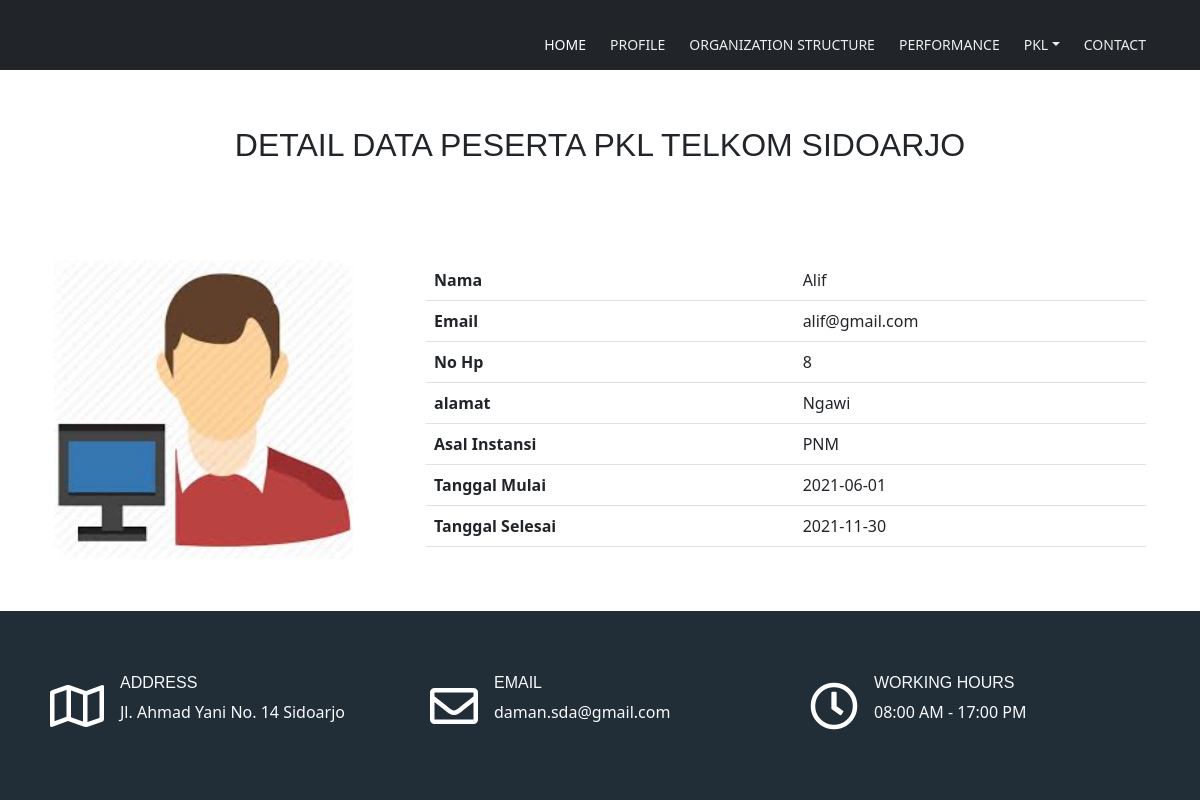
Page /Peserta_pkl/detail/1 on the committed database.
### tables this page shows
CREATE TABLE `tb_peserta` (
  `id_peserta` int(11) NOT NULL,
  `nama` varchar(100) NOT NULL,
  `email` varchar(100) NOT NULL,
  `no_hp` varchar(25) NOT NULL,
  `alamat` varchar(255) NOT NULL,
  `asal_instansi` varchar(255) NOT NULL,
  `tgl_mulai` date NOT NULL,
  `tgl_selesai` date NOT NULL,
  `foto` varchar(255) NOT NULL,
  `status` varchar(15) NOT NULL
);

### application/controllers/Peserta_pkl.php (called while the page is built, shortened)
<?php
class Peserta_pkl extends CI_Controller{
	public function Detail($id_peserta)
	{
		$data['datapkl'] = $this->Model_data->detail_data($id_peserta);
		$this->load->view('templates/header');
		$this->load->view('templates/navbar');
		$this->load->view('DetailPeserta', $data);
		$this->load->view('templates/footer');
	}
}
?>

### index.php (called while the page is built, shortened)
<?php
require_once BASEPATH.'core/CodeIgniter.php';

### application/models/Model_data.php (called while the page is built, shortened)
<?php
class Model_data extends CI_Model{
	public function detail_data($id_peserta)
	{
		$result = $this->db->where('id_peserta', $id_peserta)->get('tb_peserta');
		if($result->num_rows() > 0){
			return $result->result();
		} else {
			return false;
		}
	}
}
?>

### application/views/DetailPeserta.php (the view)
<div class="p-3 mb-2 bg-dark text-white" style="height: 70px;"></div>
<section class="section" id="chefs">
    <div class="container ">
        <?php foreach ($datapkl as $pkl ) : ?>
            <div class="row">
                <div class="col-lg-12 offset-lg-12 text-center">
                    <div class="section-heading">
                        <h2 class="mt-5 mb-5">DETAIL DATA PESERTA PKL TELKOM SIDOARJO</h2>
                    </div>
                </div>
            </div>
            <div class="container mt-5 mb-5">
                <div class="row" >
                    <div class="col-lg-4">
                        <?php if ($pkl->foto == "") : ?>
                            <img src="https://icons-for-free.com/iconfiles/png/512/profile+profile+page+user+icon-1320186864367220794.png"  alt="..." width="300" height="300">
                        <?php else : ?>
                            <img src="<?php echo base_url('assets/images/profile_anak_pkl/'.$pkl->foto) ?>"  alt="..." width="300" height="300">
                        <?php endif; ?>
                    </div>
                    <div class="col-lg-8">
                        <table class="table">
                            <tr>
                                <td><strong>Nama</strong></td>
                                <td><?php echo $pkl->nama ?></td>
                            </tr>
                            <tr>
                                <td><strong>Email</strong></td>
                                <td><?php echo $pkl->email ?></td>
                            </tr>
                            <tr>
                                <td><strong>No Hp</strong></td>
                                <td><?php echo $pkl->no_hp ?></td>
                            </tr>
                            <tr>
                                <td><strong>alamat</strong></td>
                                <td><?php echo $pkl->alamat?></td>
                            </tr>
                            <tr>
                                <td><strong>Asal Instansi</strong></td>
                                <td><?php echo $pkl->asal_instansi ?></td>
                            </tr>
                            <tr>
                                <td><strong>Tanggal Mulai</strong></td>
                                <td><?php echo $pkl->tgl_mulai?></td>
                            </tr>
                            <tr>
                                <td><strong>Tanggal Selesai</strong></td>
                                <td><?php echo $pkl->tgl_selesai?></td>
                            </tr>
                        </table>
                    </div>
                </div>
            </div>
        <?php endforeach ?>
    </div>
</section>

### assets/css/stlyle-asset.css (style rules this page uses)
:root { --primary: #1c262f; --primary-light: #212d37; --secondary: #808080; --tertiary: #808080; --gradient: linear-gradient(to right, #ff2c06, #ff6347); }
h1, h2, h3, h4, h5, h12, h10, h6 { font-family: "Poppins", sans-serif; }

### rows in the picture
tb_peserta: foto (picture), nama "Alif", email "alif@gmail.com", no_hp "8", alamat "Ngawi", asal_instansi "PNM", tgl_mulai "2021-06-01", tgl_selesai "2021-11-30"
